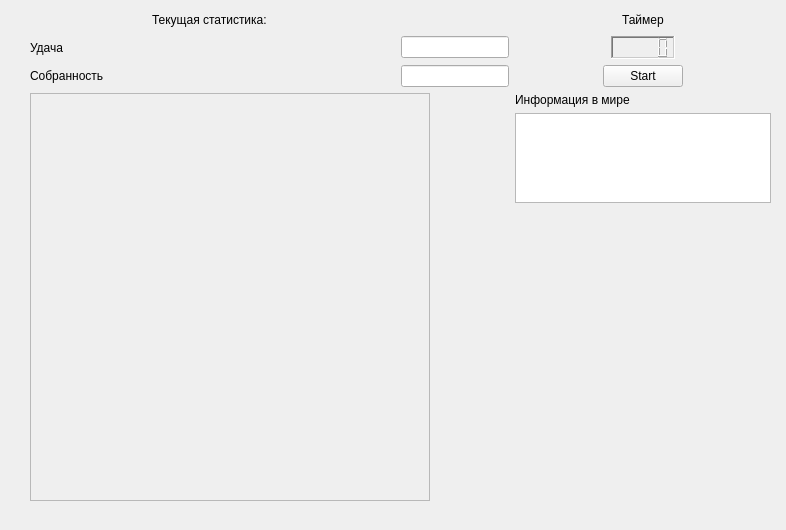
<?xml version="1.0" encoding="UTF-8"?>
<ui version="4.0">
 <class>Form</class>
 <widget class="QWidget" name="Form">
  <property name="geometry">
   <rect>
    <x>0</x>
    <y>0</y>
    <width>786</width>
    <height>530</height>
   </rect>
  </property>
  <property name="windowTitle">
   <string>Form</string>
  </property>
  <widget class="QWidget" name="gridLayoutWidget">
   <property name="geometry">
    <rect>
     <x>10</x>
     <y>10</y>
     <width>761</width>
     <height>511</height>
    </rect>
   </property>
   <layout class="QGridLayout" name="gridLayout">
    <item row="5" column="3">
     <layout class="QVBoxLayout" name="verticalLayout_2">
      <item>
       <widget class="QLabel" name="label_info_about_game">
        <property name="text">
         <string>Информация в мире</string>
        </property>
       </widget>
      </item>
      <item>
       <widget class="QPlainTextEdit" name="plainTextEdit_game_info">
        <property name="readOnly">
         <bool>true</bool>
        </property>
       </widget>
      </item>
      <item>
       <spacer name="verticalSpacer">
        <property name="orientation">
         <enum>Qt::Vertical</enum>
        </property>
        <property name="sizeType">
         <enum>QSizePolicy::Maximum</enum>
        </property>
        <property name="sizeHint" stdset="0">
         <size>
          <width>20</width>
          <height>400</height>
         </size>
        </property>
       </spacer>
      </item>
     </layout>
    </item>
    <item row="6" column="1">
     <spacer name="verticalSpacer_2">
      <property name="orientation">
       <enum>Qt::Vertical</enum>
      </property>
      <property name="sizeType">
       <enum>QSizePolicy::Minimum</enum>
      </property>
      <property name="sizeHint" stdset="0">
       <size>
        <width>20</width>
        <height>20</height>
       </size>
      </property>
     </spacer>
    </item>
    <item row="3" column="3">
     <layout class="QHBoxLayout" name="horizontalLayout_button">
      <item>
       <spacer name="horizontalSpacer">
        <property name="orientation">
         <enum>Qt::Horizontal</enum>
        </property>
        <property name="sizeHint" stdset="0">
         <size>
          <width>40</width>
          <height>20</height>
         </size>
        </property>
       </spacer>
      </item>
      <item>
       <widget class="QPushButton" name="pushButton_start_game">
        <property name="text">
         <string>Start</string>
        </property>
       </widget>
      </item>
      <item>
       <spacer name="horizontalSpacer_2">
        <property name="orientation">
         <enum>Qt::Horizontal</enum>
        </property>
        <property name="sizeHint" stdset="0">
         <size>
          <width>40</width>
          <height>20</height>
         </size>
        </property>
       </spacer>
      </item>
     </layout>
    </item>
    <item row="2" column="1" colspan="2">
     <layout class="QHBoxLayout" name="horizontalLayout_common_lucky">
      <item>
       <widget class="QLabel" name="label_cur_lucky">
        <property name="sizePolicy">
         <sizepolicy hsizetype="Preferred" vsizetype="Preferred">
          <horstretch>0</horstretch>
          <verstretch>0</verstretch>
         </sizepolicy>
        </property>
        <property name="text">
         <string>Удача</string>
        </property>
       </widget>
      </item>
      <item>
       <spacer name="horizontalSpacer_6">
        <property name="orientation">
         <enum>Qt::Horizontal</enum>
        </property>
        <property name="sizeHint" stdset="0">
         <size>
          <width>40</width>
          <height>20</height>
         </size>
        </property>
       </spacer>
      </item>
      <item>
       <spacer name="horizontalSpacer_8">
        <property name="orientation">
         <enum>Qt::Horizontal</enum>
        </property>
        <property name="sizeHint" stdset="0">
         <size>
          <width>40</width>
          <height>20</height>
         </size>
        </property>
       </spacer>
      </item>
      <item>
       <spacer name="horizontalSpacer_7">
        <property name="orientation">
         <enum>Qt::Horizontal</enum>
        </property>
        <property name="sizeHint" stdset="0">
         <size>
          <width>40</width>
          <height>20</height>
         </size>
        </property>
       </spacer>
      </item>
      <item>
       <widget class="QLineEdit" name="lineEdit_cur_lucky">
        <property name="sizePolicy">
         <sizepolicy hsizetype="Preferred" vsizetype="Fixed">
          <horstretch>0</horstretch>
          <verstretch>0</verstretch>
         </sizepolicy>
        </property>
        <property name="readOnly">
         <bool>true</bool>
        </property>
       </widget>
      </item>
     </layout>
    </item>
    <item row="5" column="0">
     <spacer name="horizontalSpacer_3">
      <property name="orientation">
       <enum>Qt::Horizontal</enum>
      </property>
      <property name="sizeType">
       <enum>QSizePolicy::Minimum</enum>
      </property>
      <property name="sizeHint" stdset="0">
       <size>
        <width>20</width>
        <height>20</height>
       </size>
      </property>
     </spacer>
    </item>
    <item row="3" column="1" colspan="2">
     <layout class="QHBoxLayout" name="horizontalLayout_commin_strength">
      <item>
       <widget class="QLabel" name="label_cur_brain">
        <property name="text">
         <string>Собранность</string>
        </property>
       </widget>
      </item>
      <item>
       <spacer name="horizontalSpacer_9">
        <property name="orientation">
         <enum>Qt::Horizontal</enum>
        </property>
        <property name="sizeHint" stdset="0">
         <size>
          <width>40</width>
          <height>20</height>
         </size>
        </property>
       </spacer>
      </item>
      <item>
       <spacer name="horizontalSpacer_10">
        <property name="orientation">
         <enum>Qt::Horizontal</enum>
        </property>
        <property name="sizeHint" stdset="0">
         <size>
          <width>40</width>
          <height>20</height>
         </size>
        </property>
       </spacer>
      </item>
      <item>
       <widget class="QLineEdit" name="lineEdit_cur_brain">
        <property name="sizePolicy">
         <sizepolicy hsizetype="Preferred" vsizetype="Preferred">
          <horstretch>0</horstretch>
          <verstretch>0</verstretch>
         </sizepolicy>
        </property>
        <property name="minimumSize">
         <size>
          <width>10</width>
          <height>10</height>
         </size>
        </property>
        <property name="readOnly">
         <bool>true</bool>
        </property>
       </widget>
      </item>
     </layout>
    </item>
    <item row="5" column="1" colspan="2">
     <widget class="QFrame" name="frame_game_shower">
      <property name="enabled">
       <bool>true</bool>
      </property>
      <property name="sizePolicy">
       <sizepolicy hsizetype="Fixed" vsizetype="Preferred">
        <horstretch>0</horstretch>
        <verstretch>0</verstretch>
       </sizepolicy>
      </property>
      <property name="minimumSize">
       <size>
        <width>400</width>
        <height>200</height>
       </size>
      </property>
      <property name="maximumSize">
       <size>
        <width>400</width>
        <height>600</height>
       </size>
      </property>
      <property name="frameShape">
       <enum>QFrame::StyledPanel</enum>
      </property>
      <property name="frameShadow">
       <enum>QFrame::Raised</enum>
      </property>
     </widget>
    </item>
    <item row="2" column="3">
     <layout class="QHBoxLayout" name="horizontalLayout">
      <item>
       <spacer name="horizontalSpacer_4">
        <property name="orientation">
         <enum>Qt::Horizontal</enum>
        </property>
        <property name="sizeHint" stdset="0">
         <size>
          <width>40</width>
          <height>20</height>
         </size>
        </property>
       </spacer>
      </item>
      <item>
       <widget class="QLCDNumber" name="lcdNumber_timecount">
        <property name="font">
         <font>
          <family>Arial Black</family>
          <pointsize>10</pointsize>
          <weight>75</weight>
          <bold>true</bold>
         </font>
        </property>
        <property name="frameShape">
         <enum>QFrame::WinPanel</enum>
        </property>
        <property name="frameShadow">
         <enum>QFrame::Sunken</enum>
        </property>
        <property name="smallDecimalPoint">
         <bool>false</bool>
        </property>
       </widget>
      </item>
      <item>
       <spacer name="horizontalSpacer_5">
        <property name="orientation">
         <enum>Qt::Horizontal</enum>
        </property>
        <property name="sizeHint" stdset="0">
         <size>
          <width>40</width>
          <height>20</height>
         </size>
        </property>
       </spacer>
      </item>
     </layout>
    </item>
    <item row="0" column="3">
     <layout class="QHBoxLayout" name="horizontalLayout_2">
      <item>
       <spacer name="horizontalSpacer_11">
        <property name="orientation">
         <enum>Qt::Horizontal</enum>
        </property>
        <property name="sizeHint" stdset="0">
         <size>
          <width>40</width>
          <height>20</height>
         </size>
        </property>
       </spacer>
      </item>
      <item>
       <widget class="QLabel" name="label_timer">
        <property name="text">
         <string>Таймер</string>
        </property>
       </widget>
      </item>
      <item>
       <spacer name="horizontalSpacer_12">
        <property name="orientation">
         <enum>Qt::Horizontal</enum>
        </property>
        <property name="sizeHint" stdset="0">
         <size>
          <width>40</width>
          <height>20</height>
         </size>
        </property>
       </spacer>
      </item>
     </layout>
    </item>
    <item row="0" column="1">
     <layout class="QHBoxLayout" name="horizontalLayout_3">
      <item>
       <spacer name="horizontalSpacer_13">
        <property name="orientation">
         <enum>Qt::Horizontal</enum>
        </property>
        <property name="sizeHint" stdset="0">
         <size>
          <width>40</width>
          <height>20</height>
         </size>
        </property>
       </spacer>
      </item>
      <item>
       <widget class="QLabel" name="label_cur_statictic">
        <property name="text">
         <string>Текущая статистика:</string>
        </property>
       </widget>
      </item>
     </layout>
    </item>
    <item row="0" column="2">
     <spacer name="horizontalSpacer_14">
      <property name="orientation">
       <enum>Qt::Horizontal</enum>
      </property>
      <property name="sizeHint" stdset="0">
       <size>
        <width>40</width>
        <height>20</height>
       </size>
      </property>
     </spacer>
    </item>
   </layout>
  </widget>
 </widget>
 <resources/>
 <connections/>
</ui>
